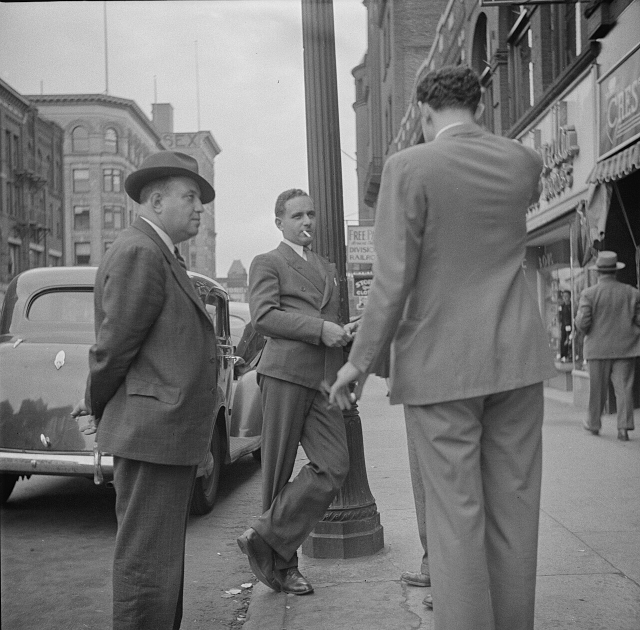
#> input picture tools/halftone-source-holyoke-1941.jpg, 1280 x 1260 px, found by its file name (shown at 1/2 size)
$ python make_feature_halftone.py holyoke-1941 tools/halftone-source-holyoke-1941.jpg --crop 0.125,0.075,0.86,1.0 --out PATH
#> lines starting #> are read from the running program, lines starting #| are printed output that depends on the picture; after the words box and inside, x2 and y2 are one past the last pixel; in counts of white or black regions, pixels touching at a corner belong together
#> in main, src is the input picture: PIL image 1280x1260 L; min 0, max 254, mean 118
"""Builds the black-on-transparent halftone photograph for the homepage featured-website band.

Usage (run from anywhere; paths are resolved relative to the project):
    python tools/make_feature_halftone.py <resource-id> <source-image> [--focus FX,FY] [--out PATH]
    python tools/make_feature_halftone.py holyoke-1941 tools/halftone-source-holyoke-1941.jpg --crop 0.125,0.075,0.86,1.0 --out PATH

Default output: images/editorial/feature-<resource-id>.png (1100 x 1364 RGBA, near-black dots on a TRANSPARENT background,
so the page colour shows through: cream above the red band, red inside it).

The look is LOCKED. The numbers below are the exact values used for the original Holyoke halftone
(tools/make_halftone.py, 2026-10-14) and must not be tuned per image; the regression test
(data/featured-images.test.js) re-runs this script on the Holyoke source and requires the committed PNG back.
The only per-image choices are WHICH part of the photo is used: --focus (cover-crop anchor, default centre) or
--crop (explicit fractions x0,y0,x1,y1 of the source). See tools/FEATURED_IMAGE_WORKFLOW.md.

Requires Pillow + numpy. Not published (tools/ is in .assetsignore)."""
import argparse, math, pathlib, sys
import numpy as np
from PIL import Image, ImageOps, ImageFilter

# ---- LOCKED LOOK (identical to tools/make_halftone.py) ----
W = 1100                      # output width in px
H_OUT = 1364                  # output height in px (aspect of the committed Holyoke image 1100 x 1364)
PITCH = 9                     # dot spacing in output px
ANGLE = math.radians(45)
SS = 3                        # supersampling for smooth dots
INK = (0x17, 0x14, 0x0F)      # near-black ink
# ------------------------------------------------------------

ROOT = pathlib.Path(__file__).resolve().parent.parent


def crop_fractions(src, crop):
    cw, ch = src.size
#> cw = 1280; ch = 1260
    x0, y0, x1, y1 = crop
    return src.crop((int(cw * x0), int(ch * y0), int(cw * x1), int(ch * y1)))
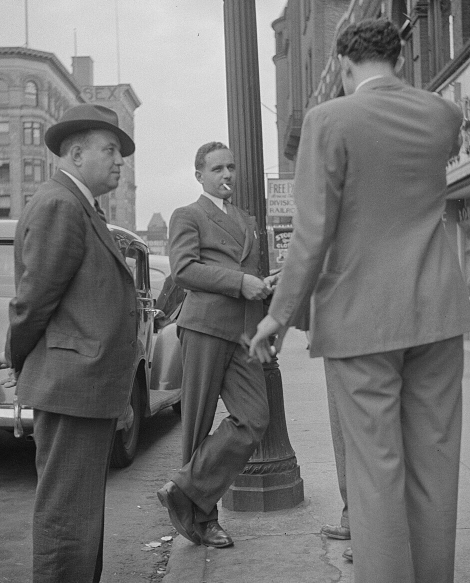
#> returned value: PIL image 940x1166 L (shown at 1/2 size); min 0, max 254, mean 114.8


def cover_crop(src, focus):
    """Crop to the 1100:1364 aspect (like CSS object-fit: cover), anchored at focus (0..1, 0..1)."""
    cw, ch = src.size
    target = W / H_OUT
    if cw / ch > target:           # too wide: trim the sides
        nw = round(ch * target); x0 = round((cw - nw) * focus[0]); return src.crop((x0, 0, x0 + nw, ch))
    nh = round(cw / target); y0 = round((ch - nh) * focus[1]); return src.crop((0, y0, cw, y0 + nh))


def halftone(src):
    """src: PIL 'L' image already cropped to the wanted region. Returns an RGBA numpy array."""
    h = round(src.height * W / src.width)
#> h = 1364
    img = src.resize((W, h), Image.LANCZOS)
    img = ImageOps.autocontrast(img, cutoff=1.5)
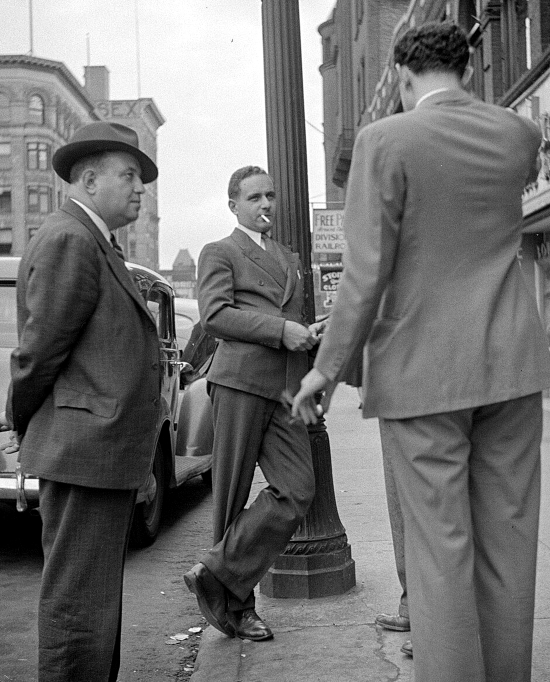
#> img: PIL image 1100x1364 L (shown at 1/2 size); min 0, max 255, mean 113.3
    img = img.filter(ImageFilter.GaussianBlur(1.0))
    a = np.asarray(img, dtype=np.float32) / 255.0
    a = np.clip((a - 0.45) * 1.15 + 0.5, 0, 1)        # gentle contrast, lifted
    a = a ** 0.8
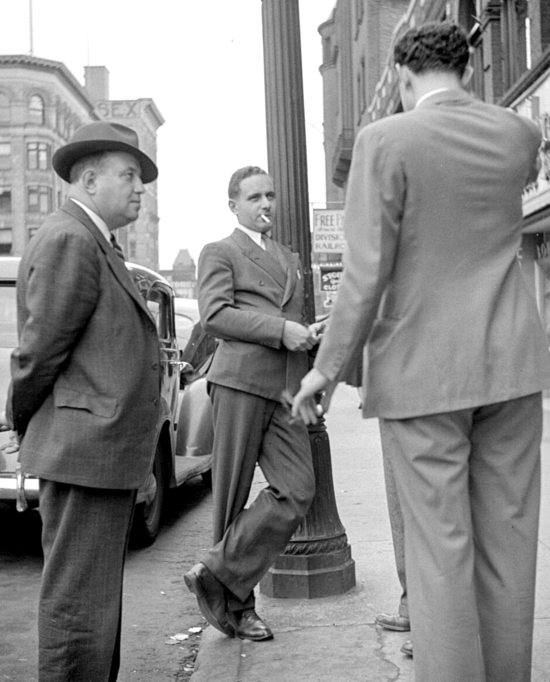
#> a: shape (1364, 1100) float32 (shown at 1/2 size); min 0, max 1, mean 0.543
    tone = 1.0 - a                                     # ink coverage 0..1

    H2, W2 = h * SS, W * SS
#> H2 = 4092; W2 = 3300
    ys, xs = np.mgrid[0:H2, 0:W2].astype(np.float32)
    xs /= SS; ys /= SS
    u = xs * math.cos(ANGLE) + ys * math.sin(ANGLE)
    v = -xs * math.sin(ANGLE) + ys * math.cos(ANGLE)
    cu = (np.floor(u / PITCH) + 0.5) * PITCH
    cv = (np.floor(v / PITCH) + 0.5) * PITCH
    cx = cu * math.cos(ANGLE) - cv * math.sin(ANGLE)
    cy = cu * math.sin(ANGLE) + cv * math.cos(ANGLE)
    ix = np.clip(cx.astype(int), 0, W - 1); iy = np.clip(cy.astype(int), 0, h - 1)
    t = tone[iy, ix]
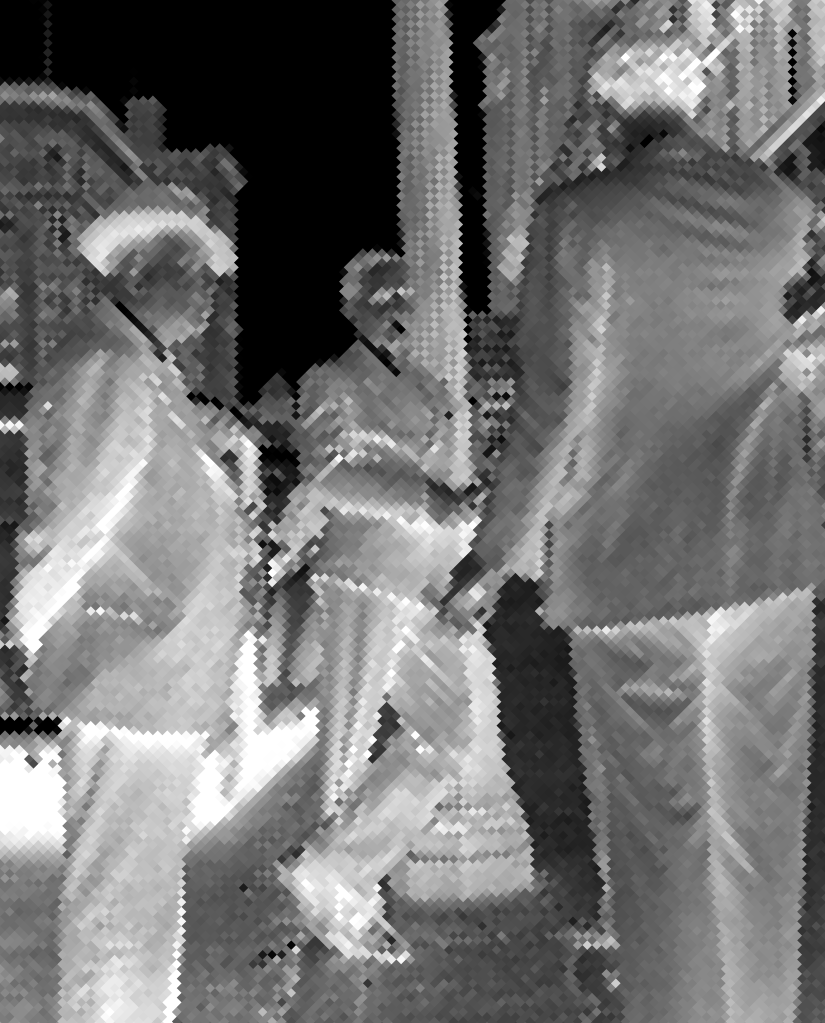
#> t: shape (4092, 3300) float32 (shown at 1/4 size); min 0, max 1, mean 0.457
    r = PITCH * 0.68 * np.sqrt(t)                      # dot radius: area ~ coverage
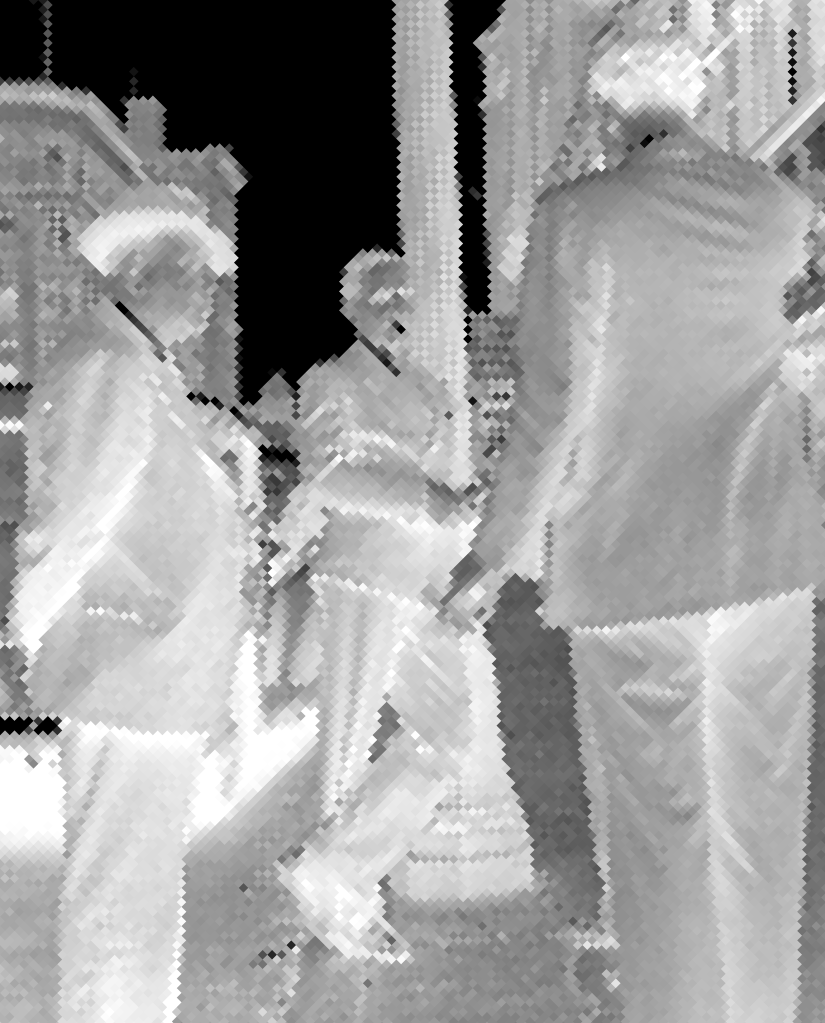
#> r: shape (4092, 3300) float32 (shown at 1/4 size); min 0, max 6.12, mean 3.82; drawn with min black and max white
    d = np.sqrt((u - cu) ** 2 + (v - cv) ** 2)
    mask = (d <= r).astype(np.float32)
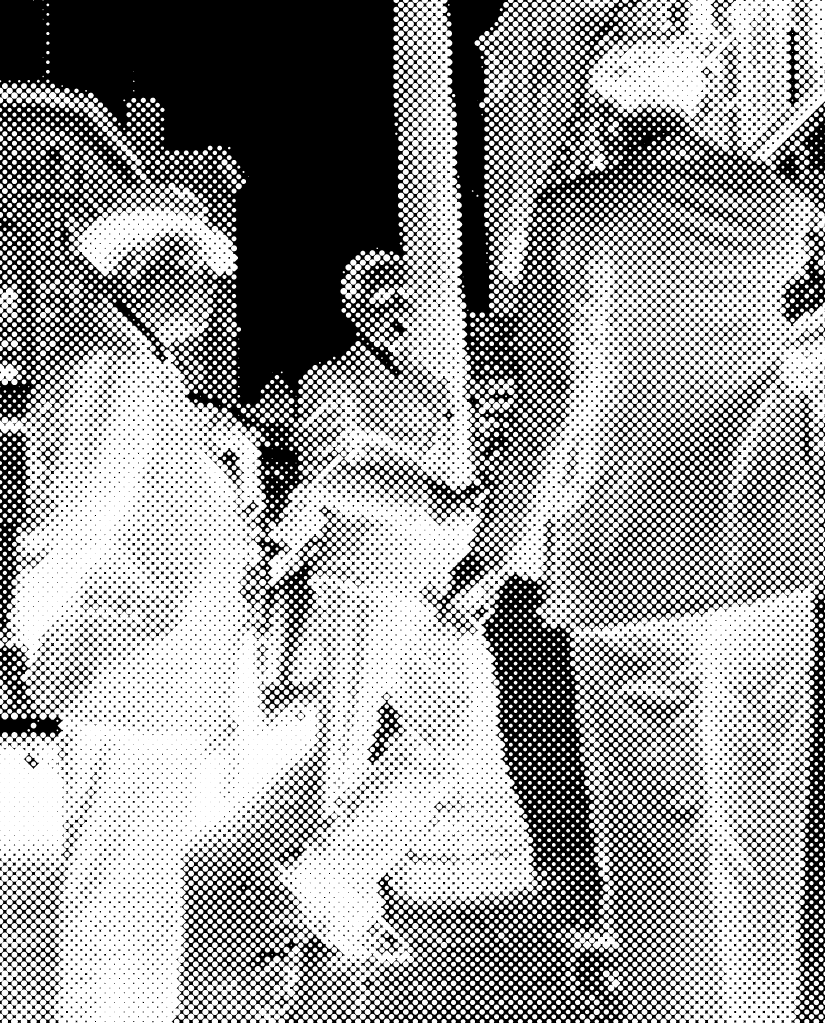
#> mask: shape (4092, 3300) float32 (shown at 1/4 size); values 0 (black) and 1 (white), 61.5% white; 5450 black regions (713 under 20 px), largest, box (x1, y1, x2, y2) and area: (0, 0, 3300, 4092) 4622722, (0, 1710, 410, 2986) 108412, (0, 3432, 275, 4092) 48444
    mask = mask.reshape(h, SS, W, SS).mean(axis=(1, 3))
#> mask: shape (1364, 1100) float32
    alpha = (mask * 255).astype(np.uint8)
    out = np.zeros((h, W, 4), np.uint8)
    out[..., 0], out[..., 1], out[..., 2] = INK
    out[..., 3] = alpha
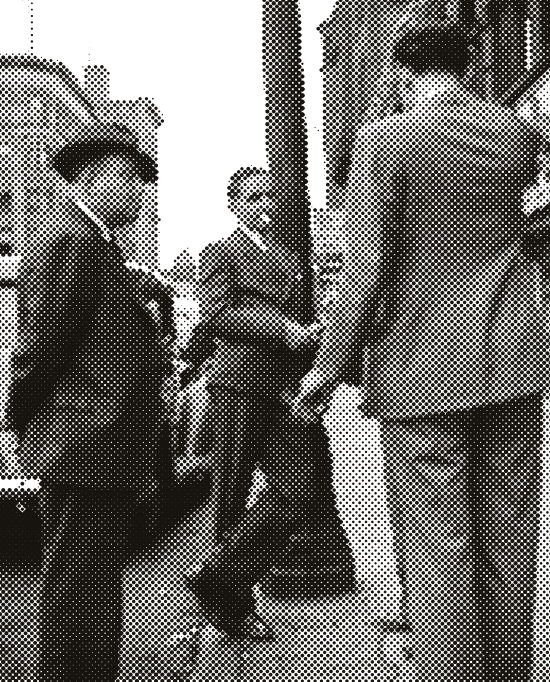
#> out: shape (1364, 1100, 4) (shown at 1/2 size); mean of channels 0, 1, 2, 3 23, 20, 15, 156.6; transparent parts drawn white
    return out


def main(argv=None):
    ap = argparse.ArgumentParser(description=__doc__.split('\n')[0])
    ap.add_argument('resource_id', help='directory resource id, e.g. gapminder (used in the default output name)')
    ap.add_argument('source', help='source photograph (JPEG/PNG)')
    g = ap.add_mutually_exclusive_group()
    g.add_argument('--focus', default='0.5,0.5', help='cover-crop anchor FX,FY in 0..1 (default 0.5,0.5)')
    g.add_argument('--crop', help='explicit crop as fractions x0,y0,x1,y1 of the source (used for the Holyoke regression)')
    ap.add_argument('--out', help='output PNG path (default images/editorial/feature-<resource-id>.png)')
    a = ap.parse_args(argv)

    src = Image.open(a.source)
    src = ImageOps.exif_transpose(src).convert('L')
    if a.crop:
        region = crop_fractions(src, [float(x) for x in a.crop.split(',')])
    else:
        region = cover_crop(src, [float(x) for x in a.focus.split(',')])
    out = halftone(region)
    dest = pathlib.Path(a.out) if a.out else ROOT / 'images' / 'editorial' / ('feature-' + a.resource_id + '.png')
    if dest.exists() and not a.out:
        sys.exit('refusing to overwrite existing ' + str(dest) + ' (delete it first or pass --out)')
    Image.fromarray(out, 'RGBA').save(dest, optimize=True)
#> (the run stopped early here; a loop or call above may not have finished)
